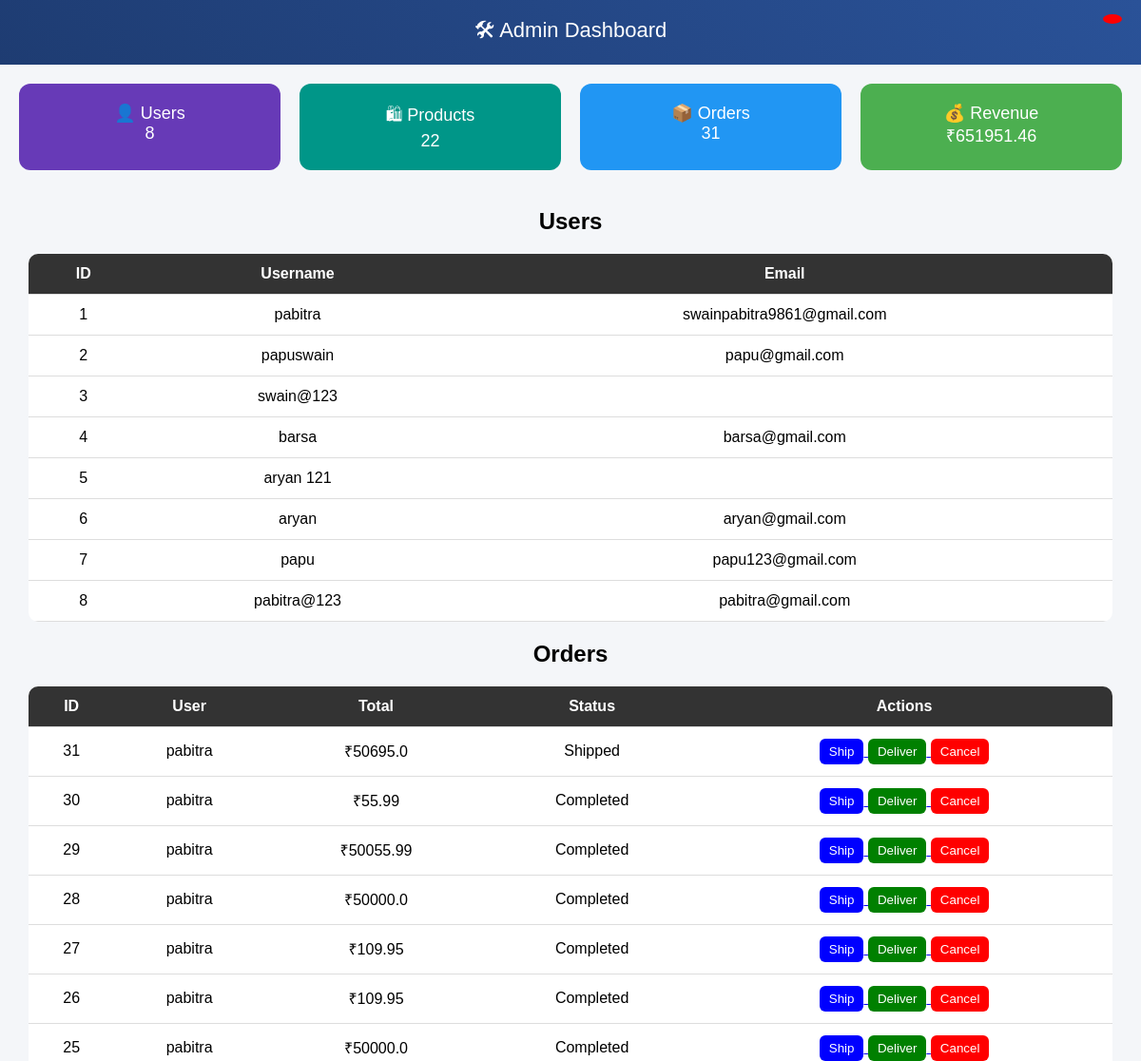
The page /admin-dashboard/ (signed in, upper part) on the database as committed earlier.
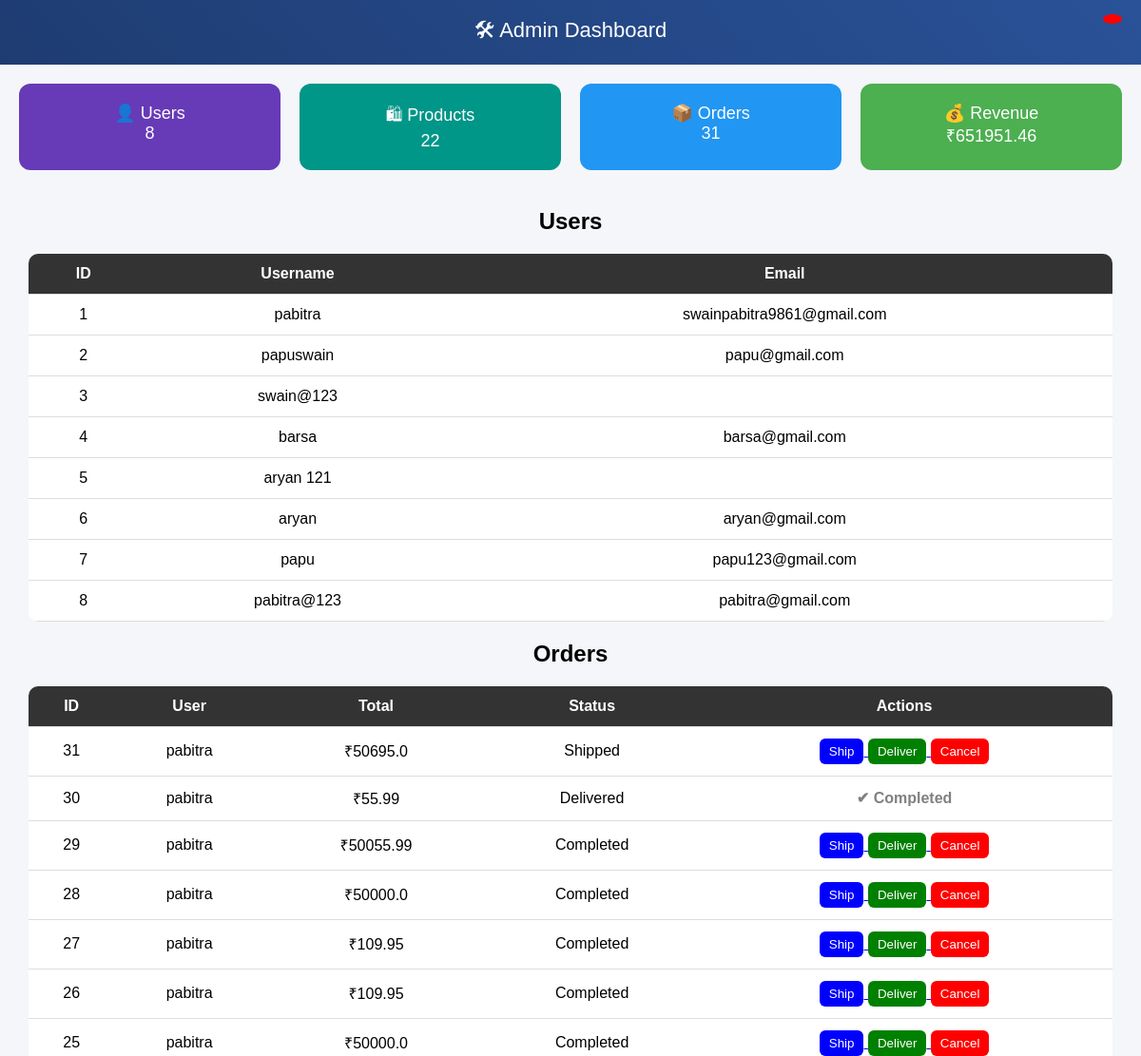
The same page on the database as committed later.
### store/models.py (models this page shows)
class Order(models.Model):
    STATUS_CHOICES = [
        ('Pending', 'Pending'),
        ('Shipped', 'Shipped'),
        ('Delivered', 'Delivered'),
        ('Cancelled', 'Cancelled'),
    ]
    user = models.ForeignKey(User, on_delete=models.CASCADE)
    address = models.TextField()
    payment_method = models.CharField(max_length=50)
    total_price = models.FloatField()
    status = models.CharField(max_length=20, choices=STATUS_CHOICES, default='Pending')
    created_at = models.DateTimeField(auto_now_add=True)

### store/views.py (the view)
# urls.py: path('admin-dashboard/', views.admin_dashboard, name='admin_dashboard'),
def admin_dashboard(request):
    if not request.user.is_superuser:
        return redirect('/')
    total_users = User.objects.count()
    total_products = Product.objects.count()
    total_orders = Order.objects.count()
    total_revenue = Order.objects.aggregate(total=Sum('total_price'))['total'] or 0
    orders = Order.objects.all().order_by('-id')
    users = User.objects.all()
    messages_data = SupportMessage.objects.all().order_by('-id')
    context = {
        'total_users': total_users,
        'total_products': total_products,
        'total_orders': total_orders,
        'total_revenue': total_revenue,
        'orders': orders,
        'users': users,
        'issues': messages_data   # 👉 ADD THIS
    }
    return render(request, 'admin_dashboard.html', context)

### store/templates/admin_dashboard.html (shortened to what this page needs)
<!doctype html>
<html>
  <head>
  </head>
  <body>
    <header>
      🛠 Admin Dashboard
      <span class="badge">{{ unread_count }}</span>
    </header>
    <div class="stats">
      <div class="stat-box users">👤 Users <br />{{ total_users }}</div>
      <div class="stat-box products">
        🛍 Products <br />{{ total_products }}
      </div>
      <div class="stat-box orders">📦 Orders <br />{{ total_orders }}</div>
      <div class="stat-box revenue">💰 Revenue <br />₹{{ total_revenue }}</div>
    </div>
    <h2 style="text-align: center">Users</h2>
    <table>
      <tr>
        <th>ID</th>
        <th>Username</th>
        <th>Email</th>
      </tr>
      {% for user in users %}
      <tr>
        <td>{{ user.id }}</td>
        <td>{{ user.username }}</td>
        <td>{{ user.email }}</td>
      </tr>
      {% endfor %}
    </table>
    <h2 style="text-align: center">Orders</h2>
    <table>
      <tr>
        <th>ID</th>
        <th>User</th>
        <th>Total</th>
        <th>Status</th>
        <th>Actions</th>
      </tr>
      {% for order in orders %}
      <tr>
        <td>{{ order.id }}</td>
        <td>{{ order.user.username }}</td>
        <td>₹{{ order.total_price }}</td>
        <td>{{ order.status }}</td>
        <td>
          {% if order.status != "Delivered" and order.status != "Cancelled" %}
          <a href="/update-status/{{ order.id }}/Shipped/">
            <button class="ship">Ship</button>
          </a>
          <a href="/update-status/{{ order.id }}/Delivered/">
            <button class="deliver">Deliver</button>
          </a>
          <a href="/update-status/{{ order.id }}/Cancelled/">
            <button class="cancel">Cancel</button>
          </a>
          {% else %}
          <span style="color: gray; font-weight: bold">✔ Completed</span>
          {% endif %}
        </td>
      </tr>
      {% endfor %}
    </table>
  </body>
</html>

Rows that differ between the two databases and show on the page:
changed Order id 30: status "Completed" → "Delivered"; status "Ship Deliver Cancel" → "✔ Completed"
